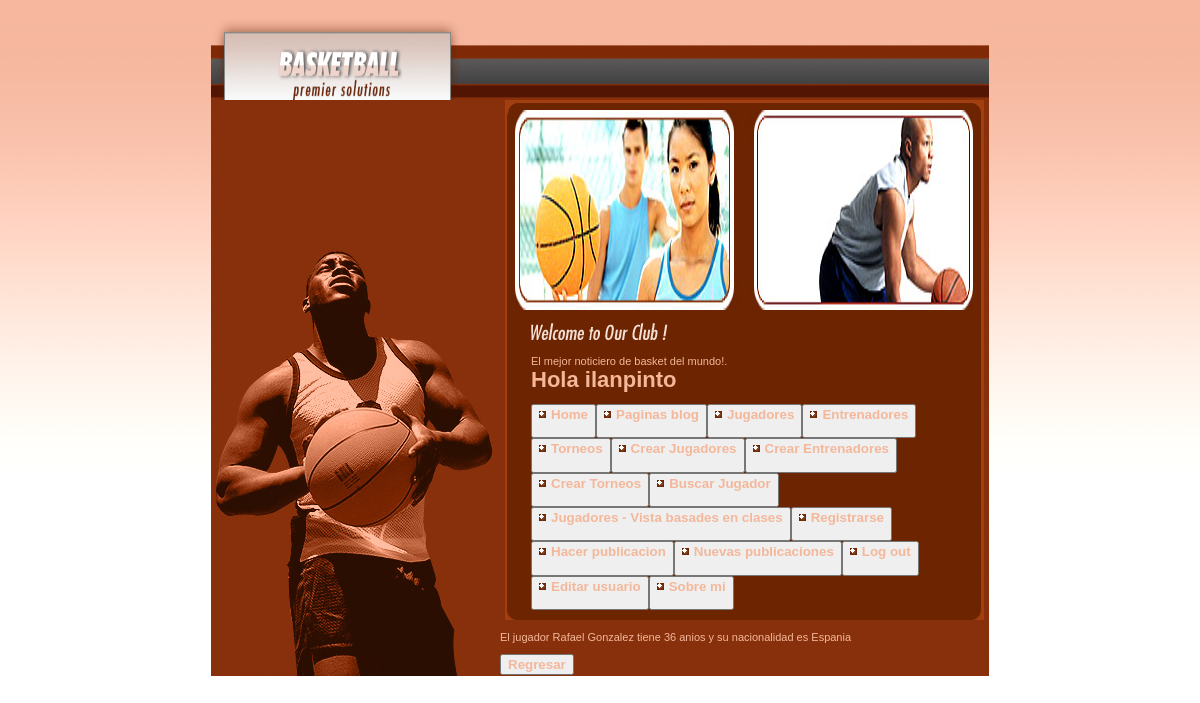
The app's page /jugadores_detail/78 (signed in) with its own data.
### MiApp/models.py (models this page shows, shortened)
class Jugadores(models.Model):
    nombre = models.CharField(max_length=40)
    apellido = models.CharField(max_length=40)
    edad = models.IntegerField()
    nacionalidad = models.CharField(max_length=40)

### MiApp/views.py (the view)
# urls.py: path('jugadores_detail/<pk>', views.JugadoresDetailView.as_view(), name='Detail'),
class JugadoresDetailView(LoginRequiredMixin, DetailView):
    model = Jugadores
    template_name = 'MiApp/MiApp/jugadores_detalle.html'

### MiApp/templates/MiApp/MiApp/jugadores_detalle.html
{% extends 'MiApp/index2.html' %}
{% load static %}
{% block contenidoquecambia %}
    <p> El jugador {{jugadores.nombre}} {{jugadores.apellido}} tiene {{jugadores.edad}} anios y su nacionalidad es {{jugadores.nacionalidad}}</p>
    <button>
        <a href="{% url 'List'%}"> Regresar</a>
    </button>
{% endblock %}

### MiApp/templates/MiApp/index2.html (shortened to what this page needs)
<!DOCTYPE html PUBLIC "-//W3C//DTD XHTML 1.0 Strict//EN" "http://www.w3.org/TR/xhtml1/DTD/xhtml1-strict.dtd">
<html xmlns="http://www.w3.org/1999/xhtml" xml:lang="en" lang="en">
<head>
  {% load static %}
  <link rel="stylesheet" href="{% static 'MiApp/style.css' %}" type="text/css" charset="utf-8" />
</head>
<body>
<div id="wrapper">
  <div id="man">
    <h1><img src="{% static 'MiApp/images/logo.gif' %}" width="778" height="80" alt="BIENVENIDOS AL BLOG DE BASKETBALL"></h1>
    <div id="body">
      <div class="drk" id="welcome">
        <div class="top">
          <div class="bot">
            <div class="picbar"><img src="{% static 'MiApp/images/pic_2.jpg' %}" width="458" height="200" alt="Pic 2"></div>
            <div class="pad">
              <h2><img src="{% static 'MiApp/images/h_welcome_to_our_club.gif' %}" width="137" height="17" alt="Welcome To Our Club" /></h2>
              <p>
                El mejor noticiero de basket del mundo!.
              {% if request.user.is_authenticated %}
                <h1 class="mb-5">Hola {{user.username}}</h1>
              {%else%}
                <h1 class="mb-5">Hola invitado</h1>
              {%endif%}
              </p>
              <div class="button">
                <button type="button" class="btn btn-primary"><a href="{% url 'Inicio' %}" class="diamond">Home</a></p>
                <button type="button" class="btn btn-primary"><a href="{% url 'pages' %}" class="diamond">Paginas blog</a></p>
                <button type="button" class="btn btn-primary"><a href="{% url 'jugadores' %}" class="diamond">Jugadores</a></p>
                <button type="button" class="btn btn-primary"><a href="{% url 'entrenadores' %}" class="diamond">Entrenadores</a></p>
                <button type="button" class="btn btn-primary"><a href="{% url 'torneos' %}" class="diamond">Torneos</a></p>
                <button type="button" class="btn btn-primary"><a href="{% url 'FormularioJugadores' %}" class="diamond">Crear Jugadores</a></p>
                <button type="button" class="btn btn-primary"><a href="{% url 'FormularioEntrenadores' %}" class="diamond">Crear Entrenadores</a></p>
                <button type="button" class="btn btn-primary"><a href="{% url 'FormularioTorneos' %}" class="diamond">Crear Torneos</a></p>
                <button type="button" class="btn btn-primary"><a href="{% url 'BuscarJugador' %}" class="diamond">Buscar Jugador</a></p>
                <button type="button" class="btn btn-primary"><a href="{% url 'List' %}" class="diamond">Jugadores - Vista basades en clases</a></p>
                <button type="button" class="btn btn-primary"><a href="{% url 'Sign Up' %}" class="diamond">Registrarse</a></p>
                <button type="button" class="btn btn-primary"><a href="{% url 'FormularioBlogs' %}" class="diamond">Hacer publicacion</a></p>
                <button type="button" class="btn btn-primary"><a href="{% url 'NuevosBlogs' %}" class="diamond">Nuevas publicaciones</a></p>
                {% if request.user.is_authenticated %}
                  <button type="button" class="btn btn-primary"><a href="{% url 'Logout' %}" class="diamond">Log out</a></p>
                {%else%}
                  <button type="button" class="btn btn-primary"><a href="{% url 'Login' %}" class="diamond">Iniciar sesion</a></p>
                {%endif%}
                {% if request.user.is_authenticated %}
                  <button type="button" class="btn btn-primary"><a href="{% url 'Editar usuario' %}" class="diamond">Editar usuario</a></p>
                {%endif%}
                <button type="button" class="btn btn-primary"><a href="{% url 'AboutMe' %}" class="diamond">Sobre mi</a></p>
              </div>
            </div>
          </div>
        </div>
      </div>
      <div id="body">
          {% block contenidoquecambia %}
          {% endblock %}
        </div>
    </div>
  </div>
</div>
</body>
</html>

### MiApp/static/MiApp/style.css (style rules this page uses)
html, body, ul, li, h1, h2, h3, h4 { margin: 0; padding: 0; list-style: none; }
h1 img { display: block; }
img { border: 0; }
a { color: #F4B79A; font-weight: bold; text-decoration: none; }
body { background: white url(images/bg.jpg) repeat-x; font: 11px tahoma, verdana, sans-serif; color: #F4B79A; padding: 20px; text-align: center; }
#wrapper { text-align: left; margin: auto; width: 778px; background: url(images/body_bg.jpg); }
#body { float: right; width: 479px; padding-right: 5px; }
.drk { background: left url(images/drk_bg.gif) repeat-y; }
.drk .top { background: top left url(images/drk_top.gif) no-repeat; }
.drk .bot { background: bottom left url(images/drk_top-17.gif) no-repeat; padding: 10px; }
.pad { padding: 11px 16px; }
.diamond { padding-left: 12px; background: 0px 4px url(images/bullet_drk_diamond.gif) no-repeat; }
#welcome p { margin-bottom: 0; }
#welcome .pad { padding-bottom: 0px; }
#man { background: bottom left url(images/pic_1.jpg) no-repeat; padding-bottom: 1px; }

### records on screen
Jugadores: nombre "Rafael", apellido "Gonzalez", edad "36", nacionalidad "Espania"

### other values on screen
{{ user.username }} "ilanpinto"
